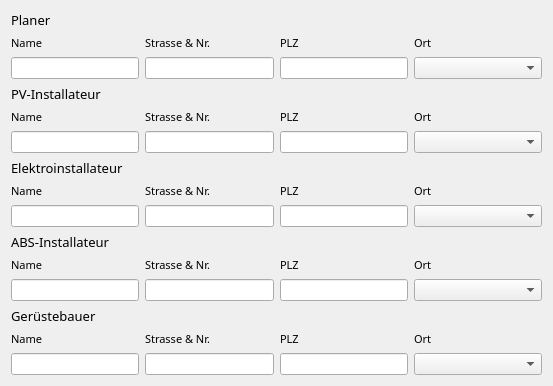
         <widget class="QWidget" name="scrollAreaWidgetContents_4">
          <property name="geometry">
           <rect>
            <x>0</x>
            <y>0</y>
            <width>553</width>
            <height>353</height>
           </rect>
          </property>
          <layout class="QGridLayout" name="gridLayout_12">
           <item row="10" column="2">
            <widget class="QLabel" name="label_138">
             <property name="font">
              <font>
               <family>Century Gothic</family>
               <pointsize>8</pointsize>
               <weight>50</weight>
               <italic>false</italic>
               <bold>false</bold>
              </font>
             </property>
             <property name="text">
              <string>PLZ</string>
             </property>
            </widget>
           </item>
           <item row="7" column="0">
            <widget class="QLineEdit" name="lineEdit_2"/>
           </item>
           <item row="11" column="0">
            <widget class="QLineEdit" name="lineEdit_3"/>
           </item>
           <item row="14" column="3">
            <widget class="QLabel" name="label_144">
             <property name="font">
              <font>
               <family>Century Gothic</family>
               <pointsize>8</pointsize>
               <weight>50</weight>
               <italic>false</italic>
               <bold>false</bold>
              </font>
             </property>
             <property name="text">
              <string>Ort</string>
             </property>
            </widget>
           </item>
           <item row="18" column="3">
            <widget class="QLabel" name="label_149">
             <property name="font">
              <font>
               <family>Century Gothic</family>
               <pointsize>8</pointsize>
               <weight>50</weight>
               <italic>false</italic>
               <bold>false</bold>
              </font>
             </property>
             <property name="text">
              <string>Ort</string>
             </property>
            </widget>
           </item>
           <item row="6" column="1">
            <widget class="QLabel" name="label_135">
             <property name="font">
              <font>
               <family>Century Gothic</family>
               <pointsize>8</pointsize>
               <weight>50</weight>
               <italic>false</italic>
               <bold>false</bold>
              </font>
             </property>
             <property name="text">
              <string>Strasse &amp; Nr.</string>
             </property>
            </widget>
           </item>
           <item row="8" column="1">
            <widget class="QLabel" name="label_21">
             <property name="text">
              <string/>
             </property>
            </widget>
           </item>
           <item row="15" column="0">
            <widget class="QLineEdit" name="lineEdit_4"/>
           </item>
           <item row="18" column="2">
            <widget class="QLabel" name="label_147">
             <property name="font">
              <font>
               <family>Century Gothic</family>
               <pointsize>8</pointsize>
               <weight>50</weight>
               <italic>false</italic>
               <bold>false</bold>
              </font>
             </property>
             <property name="text">
              <string>PLZ</string>
             </property>
            </widget>
           </item>
           <item row="10" column="3">
            <widget class="QLabel" name="label_141">
             <property name="font">
              <font>
               <family>Century Gothic</family>
               <pointsize>8</pointsize>
               <weight>50</weight>
               <italic>false</italic>
               <bold>false</bold>
              </font>
             </property>
             <property name="text">
              <string>Ort</string>
             </property>
            </widget>
           </item>
           <item row="4" column="1">
            <widget class="QLabel" name="label_20">
             <property name="text">
              <string/>
             </property>
            </widget>
           </item>
           <item row="3" column="2">
            <widget class="QLineEdit" name="lineEdit_planer_plz"/>
           </item>
           <item row="11" column="1">
            <widget class="QLineEdit" name="lineEdit_elektroin_strasse"/>
           </item>
           <item row="11" column="3">
            <widget class="QComboBox" name="comboBox_elektroin_ort">
             <property name="sizePolicy">
              <sizepolicy hsizetype="Expanding" vsizetype="Fixed">
               <horstretch>0</horstretch>
               <verstretch>0</verstretch>
              </sizepolicy>
             </property>
            </widget>
           </item>
           <item row="12" column="1">
            <widget class="QLabel" name="label_22">
             <property name="text">
              <string/>
             </property>
            </widget>
           </item>
           <item row="11" column="2">
            <widget class="QLineEdit" name="lineEdit_elektroin_plz"/>
           </item>
           <item row="15" column="1">
            <widget class="QLineEdit" name="lineEdit_abs_strasse"/>
           </item>
           <item row="7" column="1">
            <widget class="QLineEdit" name="lineEdit_pv_strasse"/>
           </item>
           <item row="16" column="1">
            <widget class="QLabel" name="label_23">
             <property name="text">
              <string/>
             </property>
            </widget>
           </item>
           <item row="15" column="3">
            <widget class="QComboBox" name="comboBox_abs_ort">
             <property name="sizePolicy">
              <sizepolicy hsizetype="Expanding" vsizetype="Fixed">
               <horstretch>0</horstretch>
               <verstretch>0</verstretch>
              </sizepolicy>
             </property>
             <property name="mouseTracking">
              <bool>true</bool>
             </property>
             <property name="focusPolicy">
              <enum>Qt::StrongFocus</enum>
             </property>
            </widget>
           </item>
           <item row="18" column="1">
            <widget class="QLabel" name="label_148">
             <property name="font">
              <font>
               <family>Century Gothic</family>
               <pointsize>8</pointsize>
               <weight>50</weight>
               <italic>false</italic>
               <bold>false</bold>
              </font>
             </property>
             <property name="text">
              <string>Strasse &amp; Nr.</string>
             </property>
            </widget>
           </item>
           <item row="7" column="3">
            <widget class="QComboBox" name="comboBox_pv_ort">
             <property name="sizePolicy">
              <sizepolicy hsizetype="Expanding" vsizetype="Fixed">
               <horstretch>0</horstretch>
               <verstretch>0</verstretch>
              </sizepolicy>
             </property>
            </widget>
           </item>
           <item row="2" column="3">
            <widget class="QLabel" name="label_133">
             <property name="font">
              <font>
               <family>Century Gothic</family>
               <pointsize>8</pointsize>
               <weight>50</weight>
               <italic>false</italic>
               <bold>false</bold>
              </font>
             </property>
             <property name="text">
              <string>Ort</string>
             </property>
            </widget>
           </item>
           <item row="20" column="1">
            <spacer name="verticalSpacer_3">
             <property name="orientation">
              <enum>Qt::Vertical</enum>
             </property>
             <property name="sizeHint" stdset="0">
              <size>
               <width>20</width>
               <height>40</height>
              </size>
             </property>
            </spacer>
           </item>
           <item row="19" column="2">
            <widget class="QLineEdit" name="lineEdit_geruste_plz"/>
           </item>
           <item row="19" column="1">
            <widget class="QLineEdit" name="lineEdit_Geruste_strasse"/>
           </item>
           <item row="19" column="0">
            <widget class="QLineEdit" name="lineEdit_5"/>
           </item>
           <item row="19" column="3">
            <widget class="QComboBox" name="comboBox_geruste_ort">
             <property name="sizePolicy">
              <sizepolicy hsizetype="Expanding" vsizetype="Fixed">
               <horstretch>0</horstretch>
               <verstretch>0</verstretch>
              </sizepolicy>
             </property>
             <property name="mouseTracking">
              <bool>true</bool>
             </property>
             <property name="focusPolicy">
              <enum>Qt::StrongFocus</enum>
             </property>
            </widget>
           </item>
           <item row="10" column="1">
            <widget class="QLabel" name="label_139">
             <property name="font">
              <font>
               <family>Century Gothic</family>
               <pointsize>8</pointsize>
               <weight>50</weight>
               <italic>false</italic>
               <bold>false</bold>
              </font>
             </property>
             <property name="text">
              <string>Strasse &amp; Nr.</string>
             </property>
            </widget>
           </item>
           <item row="2" column="2">
            <widget class="QLabel" name="label_79">
             <property name="font">
              <font>
               <family>Century Gothic</family>
               <pointsize>8</pointsize>
               <weight>50</weight>
               <italic>false</italic>
               <bold>false</bold>
              </font>
             </property>
             <property name="text">
              <string>PLZ</string>
             </property>
            </widget>
           </item>
           <item row="2" column="1">
            <widget class="QLabel" name="label_132">
             <property name="font">
              <font>
               <family>Century Gothic</family>
               <pointsize>8</pointsize>
               <weight>50</weight>
               <italic>false</italic>
               <bold>false</bold>
              </font>
             </property>
             <property name="text">
              <string>Strasse &amp; Nr.</string>
             </property>
            </widget>
           </item>
           <item row="14" column="2">
            <widget class="QLabel" name="label_143">
             <property name="font">
              <font>
               <family>Century Gothic</family>
               <pointsize>8</pointsize>
               <weight>50</weight>
               <italic>false</italic>
               <bold>false</bold>
              </font>
             </property>
             <property name="text">
              <string>PLZ</string>
             </property>
            </widget>
           </item>
           <item row="15" column="2">
            <widget class="QLineEdit" name="lineEdit_abs_plz"/>
           </item>
           <item row="7" column="2">
            <widget class="QLineEdit" name="lineEdit_pv_plz"/>
           </item>
           <item row="6" column="2">
            <widget class="QLabel" name="label_136">
             <property name="font">
              <font>
               <family>Century Gothic</family>
               <pointsize>8</pointsize>
               <weight>50</weight>
               <italic>false</italic>
               <bold>false</bold>
              </font>
             </property>
             <property name="text">
              <string>PLZ</string>
             </property>
            </widget>
           </item>
           <item row="3" column="1">
            <widget class="QLineEdit" name="lineEdit_planer_strasse"/>
           </item>
           <item row="3" column="3">
            <widget class="QComboBox" name="comboBox_planer_ort">
             <property name="sizePolicy">
              <sizepolicy hsizetype="Expanding" vsizetype="Fixed">
               <horstretch>0</horstretch>
               <verstretch>0</verstretch>
              </sizepolicy>
             </property>
            </widget>
           </item>
           <item row="6" column="3">
            <widget class="QLabel" name="label_137">
             <property name="font">
              <font>
               <family>Century Gothic</family>
               <pointsize>8</pointsize>
               <weight>50</weight>
               <italic>false</italic>
               <bold>false</bold>
              </font>
             </property>
             <property name="text">
              <string>Ort</string>
             </property>
            </widget>
           </item>
           <item row="14" column="1">
            <widget class="QLabel" name="label_145">
             <property name="font">
              <font>
               <family>Century Gothic</family>
               <pointsize>8</pointsize>
               <weight>50</weight>
               <italic>false</italic>
               <bold>false</bold>
              </font>
             </property>
             <property name="text">
              <string>Strasse &amp; Nr.</string>
             </property>
            </widget>
           </item>
           <item row="3" column="0">
            <widget class="QLineEdit" name="lineEdit"/>
           </item>
           <item row="0" column="0">
            <widget class="QLabel" name="label_80">
             <property name="font">
              <font>
               <family>Century Gothic</family>
               <pointsize>10</pointsize>
               <weight>50</weight>
               <italic>false</italic>
               <bold>false</bold>
              </font>
             </property>
             <property name="styleSheet">
              <string notr="true">font: 10pt &quot;Century Gothic&quot;;</string>
             </property>
             <property name="text">
              <string>Planer</string>
             </property>
            </widget>
           </item>
           <item row="4" column="0">
            <widget class="QLabel" name="label_134">
             <property name="font">
              <font>
               <family>Century Gothic</family>
               <pointsize>10</pointsize>
               <weight>50</weight>
               <italic>false</italic>
               <bold>false</bold>
              </font>
             </property>
             <property name="styleSheet">
              <string notr="true">font: 10pt &quot;Century Gothic&quot;;</string>
             </property>
             <property name="text">
              <string>PV-Installateur</string>
             </property>
            </widget>
           </item>
           <item row="8" column="0">
            <widget class="QLabel" name="label_140">
             <property name="font">
              <font>
               <family>Century Gothic</family>
               <pointsize>10</pointsize>
               <weight>50</weight>
               <italic>false</italic>
               <bold>false</bold>
              </font>
             </property>
             <property name="styleSheet">
              <string notr="true">font: 10pt &quot;Century Gothic&quot;;</string>
             </property>
             <property name="text">
              <string>Elektroinstallateur</string>
             </property>
            </widget>
           </item>
           <item row="12" column="0">
            <widget class="QLabel" name="label_142">
             <property name="font">
              <font>
               <family>Century Gothic</family>
               <pointsize>10</pointsize>
               <weight>50</weight>
               <italic>false</italic>
               <bold>false</bold>
              </font>
             </property>
             <property name="styleSheet">
              <string notr="true">font: 10pt &quot;Century Gothic&quot;;</string>
             </property>
             <property name="text">
              <string>ABS-Installateur</string>
             </property>
            </widget>
           </item>
           <item row="16" column="0">
            <widget class="QLabel" name="label_146">
             <property name="font">
              <font>
               <family>Century Gothic</family>
               <pointsize>10</pointsize>
               <weight>50</weight>
               <italic>false</italic>
               <bold>false</bold>
              </font>
             </property>
             <property name="styleSheet">
              <string notr="true">font: 10pt &quot;Century Gothic&quot;;</string>
             </property>
             <property name="text">
              <string>Gerüstebauer</string>
             </property>
            </widget>
           </item>
           <item row="2" column="0">
            <widget class="QLabel" name="label_174">
             <property name="font">
              <font>
               <family>Century Gothic</family>
               <pointsize>8</pointsize>
               <weight>50</weight>
               <italic>false</italic>
               <bold>false</bold>
              </font>
             </property>
             <property name="text">
              <string>Name</string>
             </property>
            </widget>
           </item>
           <item row="6" column="0">
            <widget class="QLabel" name="label_175">
             <property name="font">
              <font>
               <family>Century Gothic</family>
               <pointsize>8</pointsize>
               <weight>50</weight>
               <italic>false</italic>
               <bold>false</bold>
              </font>
             </property>
             <property name="text">
              <string>Name</string>
             </property>
            </widget>
           </item>
           <item row="10" column="0">
            <widget class="QLabel" name="label_181">
             <property name="font">
              <font>
               <family>Century Gothic</family>
               <pointsize>8</pointsize>
               <weight>50</weight>
               <italic>false</italic>
               <bold>false</bold>
              </font>
             </property>
             <property name="text">
              <string>Name</string>
             </property>
            </widget>
           </item>
           <item row="14" column="0">
            <widget class="QLabel" name="label_182">
             <property name="font">
              <font>
               <family>Century Gothic</family>
               <pointsize>8</pointsize>
               <weight>50</weight>
               <italic>false</italic>
               <bold>false</bold>
              </font>
             </property>
             <property name="text">
              <string>Name</string>
             </property>
            </widget>
           </item>
           <item row="18" column="0">
            <widget class="QLabel" name="label_183">
             <property name="font">
              <font>
               <family>Century Gothic</family>
               <pointsize>8</pointsize>
               <weight>50</weight>
               <italic>false</italic>
               <bold>false</bold>
              </font>
             </property>
             <property name="text">
              <string>Name</string>
             </property>
            </widget>
           </item>
          </layout>
         </widget>
